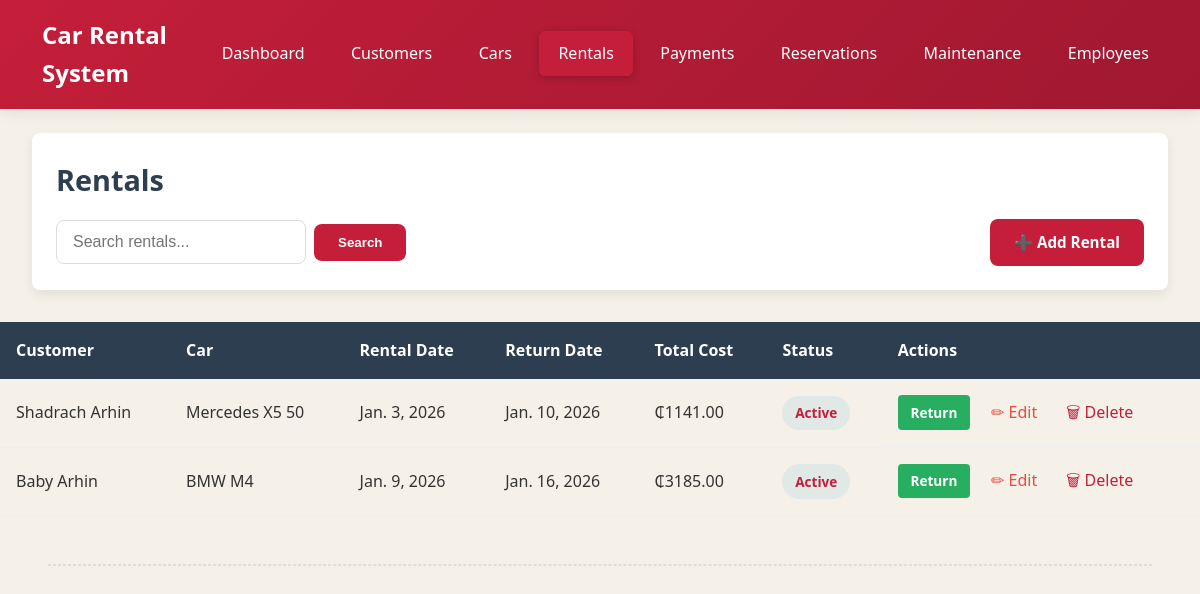
Page /rentals/ (signed in) on the committed database.
### d_autos_app/models.py (models this page shows, shortened)
class Rental(models.Model):
    STATUS_CHOICES = (
        ('active', 'Active'),
        ('returned', 'Returned'),
    )
    PAYMENT_STATUS_CHOICES = (
        ('pending', 'Pending'),
        ('paid', 'Paid'),
        ('partial', 'Partial'),
    )
    PAYMENT_METHOD_CHOICES = (
        ('cash', 'Cash'),
        ('credit_card', 'Credit Card'),
        ('mobile_money', 'Mobile Money'),
        ('bank_transfer', 'Bank Transfer'),
    )
    customer = models.ForeignKey(Customer, on_delete=models.CASCADE)
    car = models.ForeignKey(Car, on_delete=models.CASCADE)
    employee = models.ForeignKey('Employee', on_delete=models.SET_NULL, null=True)
    rental_date = models.DateField()
    return_date = models.DateField()
    actual_return_date = models.DateField(null=True, blank=True)
    total_cost = models.DecimalField(max_digits=10, decimal_places=2, blank=True)
    deposit_paid = models.DecimalField(max_digits=10, decimal_places=2, default=0)
    payment_status = models.CharField(
        max_length=20,
        choices=PAYMENT_STATUS_CHOICES,
        default='pending'
    )
    payment_method = models.CharField(
        max_length=20,
        choices=PAYMENT_METHOD_CHOICES,
        default='cash'
    )
    status = models.CharField(
        max_length=20,
        choices=STATUS_CHOICES,
        default='active'
    )
    notes = models.TextField(blank=True, help_text="Additional notes about the rental")
    equipment_gps = models.BooleanField(default=False)
    equipment_child_seat = models.BooleanField(default=False)
    equipment_roof_rack = models.BooleanField(default=False)
    equipment_premium_insurance = models.BooleanField(default=False)
    equipment_driver = models.BooleanField(default=False)
    equipment_wifi = models.BooleanField(default=False)

class Customer(models.Model):
    first_name = models.CharField(max_length=50)
    last_name = models.CharField(max_length=50)
    phone = models.CharField(max_length=15)
    email = models.EmailField(unique=True)
    address = models.TextField(blank=True)
    license_number = models.CharField(max_length=50, unique=True)
    license_type = models.CharField(max_length=20, blank=True)  # e.g. Class B, C, D
    license_issue_date = models.DateField()
    license_expiry_date = models.DateField()
    date_of_birth = models.DateField(blank=True, null=True)
    national_id = models.CharField(max_length=20, blank=True, null=True)
    notes = models.TextField(blank=True, help_text="Additional notes about the customer")

class Car(models.Model):
    FUEL_CHOICES = [
        ('petrol', 'Petrol'),
        ('diesel', 'Diesel'),
        ('electric', 'Electric'),
        ('hybrid', 'Hybrid'),
    ]
    brand = models.CharField(max_length=50)
    model = models.CharField(max_length=50)
    year = models.IntegerField()
    plate_number = models.CharField(max_length=20, unique=True)
    rental_price_per_day = models.DecimalField(max_digits=10, decimal_places=2)
    availability = models.BooleanField(default=True)
    color = models.CharField(max_length=30, default='White')
    mileage = models.IntegerField(default=0, help_text="Current mileage in kilometers")
    fuel_type = models.CharField(max_length=20, choices=FUEL_CHOICES, default='petrol')
    notes = models.TextField(blank=True, help_text="Additional notes about the car")
    daily_rate = models.DecimalField(max_digits=10, decimal_places=2, blank=True, null=True)
    license_plate = models.CharField(max_length=20, blank=True, null=True)
    status = models.CharField(max_length=20, default='available')

### d_autos_app/views.py (the view, shortened to what this page needs)
# urls.py: path('rentals/', views.rental_list, name='rental_list'),
@login_required
def rental_list(request):
    query = request.GET.get('q')
    rentals = Rental.objects.select_related('customer', 'car', 'employee').all()
    return render(request, 'd_autos_app/rentals.html', {'rentals': rentals})

### d_autos_app/models.py (called while the page is built)
    @property
    def is_admin(self):
        return self.user_type == self.USER_TYPE_ADMIN or self.is_superuser

    @property
    def is_employee(self):
        return self.user_type == self.USER_TYPE_EMPLOYEE

### templates/d_autos_app/rentals.html (shortened to what this page needs)
{% load static %}
<!DOCTYPE html>
<html>
<head>
    <link rel="stylesheet" href="{% static 'css/style.css' %}">
</head>
<body>
<nav class="navbar">
    <div class="logo">
         Car Rental System
    </div>
    <ul class="nav-links">
        <li><a href="{% url 'dashboard' %}">Dashboard</a></li>
        <li><a href="{% url 'customer_list' %}">Customers</a></li>
        <li><a href="{% url 'car_list' %}">Cars</a></li>
        <li><a href="{% url 'rental_list' %}" class="active">Rentals</a></li>
        <li><a href="{% url 'payment_list' %}">Payments</a></li>
        <li><a href="{% url 'reservation_list' %}">Reservations</a></li>
        <li><a href="{% url 'maintenance_list' %}">Maintenance</a></li>
        <li><a href="{% url 'employee_list' %}">Employees</a></li>
    </ul>
</nav>
<div class="page-header">
    <h2>Rentals</h2>
    <div class="page-actions">
        <form method="get" class="search-form">
            <input type="text" name="q" placeholder="Search rentals..." value="">
            <button type="submit">Search</button>
        </form>
        <a href="{% url 'rental_add' %}" class="btn primary">➕ Add Rental</a>
    </div>
</div>
<div class="table-container">
    <table>
        <thead>
            <tr>
                <th>Customer</th>
                <th>Car</th>
                <th>Rental Date</th>
                <th>Return Date</th>
                <th>Total Cost</th>
                <th>Status</th>
                <th>Actions</th>
            </tr>
        </thead>
        <tbody>
            {% for rental in rentals %}
            <tr>
                <td>{{ rental.customer.first_name }} {{ rental.customer.last_name }}</td>
                <td>{{ rental.car.brand }} {{ rental.car.model }}</td>
                <td>{{ rental.rental_date }}</td>
                <td>{{ rental.return_date }}</td>
                <td>₵{{ rental.total_cost }}</td>
                <td><span class="status-badge {% if rental.status == 'active' %}active{% else %}completed{% endif %}">{{ rental.get_status_display }}</span></td>
                <td class="actions">
                    {% if rental.status == 'active' %}
                    <a href="{% url 'return_rental' pk=rental.pk %}" class="btn success" style="padding: 0.4rem 0.8rem; font-size: 0.85rem;">Return</a>
                    {% endif %}
                    <a href="{% url 'rental_edit' pk=rental.pk %}">✏ Edit</a>
                    <a href="{% url 'rental_delete' pk=rental.pk %}">🗑 Delete</a>
                </td>
            </tr>
            {% empty %}
            <tr>
                <td colspan="7">No rentals yet.</td>
            </tr>
            {% endfor %}
        </tbody>
    </table>
</div>
<hr style="margin: 3rem; border: 1px dashed #ddd;">
</body>

### static/css/style.css (style rules this page uses)
* { margin: 0; padding: 0; box-sizing: border-box; }
:root { --primary: #c41e3a; --secondary: #a01830; --success: #27ae60; --warning: #f39c12; --danger: #e74c3c; --info: #9b59b6; --light: #ecf0f1; --dark: #2c3e50; --gray: #95a5a6; --white: #ffffff; --shadow: 0 4px 12px rgba(0, 0, 0, 0.08); --radius: 8px; --transition: all 0.3s ease; }
body { font-family: 'Segoe UI', Tahoma, Geneva, Verdana, sans-serif; background-color: #f5f1e8; color: #333; line-height: 1.6; min-height: 100vh; }
.navbar { background: linear-gradient(135deg, #c41e3a 0%, #a01830 100%); color: white; padding: 1rem 2rem; display: flex; justify-content: space-between; align-items: center; box-shadow: 0 2px 15px rgba(0, 0, 0, 0.1); position: sticky; top: 0; z-index: 1000; }
.logo { font-size: 1.5rem; font-weight: 700; display: flex; align-items: center; gap: 10px; }
.nav-links { display: flex; list-style: none; gap: 0.5rem; }
.nav-links a { color: white; text-decoration: none; padding: 0.7rem 1.2rem; border-radius: 6px; transition: var(--transition); font-weight: 500; white-space: nowrap; }
.nav-links a.active { background-color: var(--primary); box-shadow: 0 2px 8px rgba(0, 0, 0, 0.2); }
.page-header { background: white; margin: 1.5rem 2rem; padding: 1.5rem; border-radius: var(--radius); box-shadow: var(--shadow); display: flex; justify-content: space-between; align-items: center; flex-wrap: wrap; gap: 1rem; }
.page-header h2 { color: var(--dark); font-size: 1.8rem; margin: 0; }
.page-actions { display: flex; gap: 1rem; align-items: center; flex-wrap: wrap; }
.filter-form, .search-form { display: flex; gap: 0.5rem; align-items: center; }
.filter-form select, .search-form input { padding: 0.7rem 1rem; border: 1px solid #ddd; border-radius: var(--radius); font-size: 0.95rem; min-width: 200px; }
.search-form input { min-width: 250px; }
.search-form button, .filter-form button { padding: 0.7rem 1.5rem; background: var(--primary); color: white; border: none; border-radius: var(--radius); cursor: pointer; font-weight: 600; transition: var(--transition); }
.btn { display: inline-flex; align-items: center; gap: 8px; padding: 0.7rem 1.5rem; text-align: center; text-decoration: none; border-radius: var(--radius); font-weight: 600; transition: var(--transition); border: none; cursor: pointer; font-size: 0.95rem; white-space: nowrap; }
.btn.primary { background-color: var(--primary); color: var(--white); }
.btn.success { background-color: var(--success); color: var(--white); }
.table-container { overflow-x: auto; }
table { width: 100%; border-collapse: collapse; margin-top: 0.5rem; min-width: 600px; }
thead { background-color: var(--dark); color: white; }
th { padding: 1rem; text-align: left; font-weight: 600; white-space: nowrap; }
td { padding: 1rem; vertical-align: middle; border-bottom: 1px solid #eee; }
.actions { display: flex; gap: 0.8rem; align-items: center; flex-wrap: wrap; }
.actions a { text-decoration: none; color: var(--primary); transition: var(--transition); padding: 0.3rem 0.5rem; border-radius: 4px; }
.actions a:nth-child(2) { color: var(--danger); }
.status-badge { display: inline-block; padding: 0.4rem 0.8rem; border-radius: 20px; font-size: 0.85rem; font-weight: 600; text-transform: capitalize; }
.status-badge.active { background-color: rgba(52, 152, 219, 0.1); color: var(--primary); }
@media (max-width: 1200px) { .page-header { flex-direction: column; align-items: flex-start; } }
@media (max-width: 1200px) { .page-actions { width: 100%; justify-content: space-between; } }
form input[type="text"], form input[type="email"], form input[type="tel"], form input[type="number"], form input[type="date"], form input[type="password"], form select, form textarea { width: 100%; padding: 0.75rem 1rem; border: 1px solid #ddd; border-radius: var(--radius); font-size: 1rem; transition: var(--transition); background-color: white; }

### rows in the picture
Rental: customer.first_name "Shadrach", customer.last_name "Arhin", car.brand "Mercedes", car.model "X5 50", rental_date "Jan. 3, 2026", return_date "Jan. 10, 2026", total_cost "1141.00", status "Active", shows "Return"
Rental: customer.first_name "Baby", customer.last_name "Arhin", car.brand "BMW", car.model "M4", rental_date "Jan. 9, 2026", return_date "Jan. 16, 2026", total_cost "3185.00", status "Active", shows "Return"
